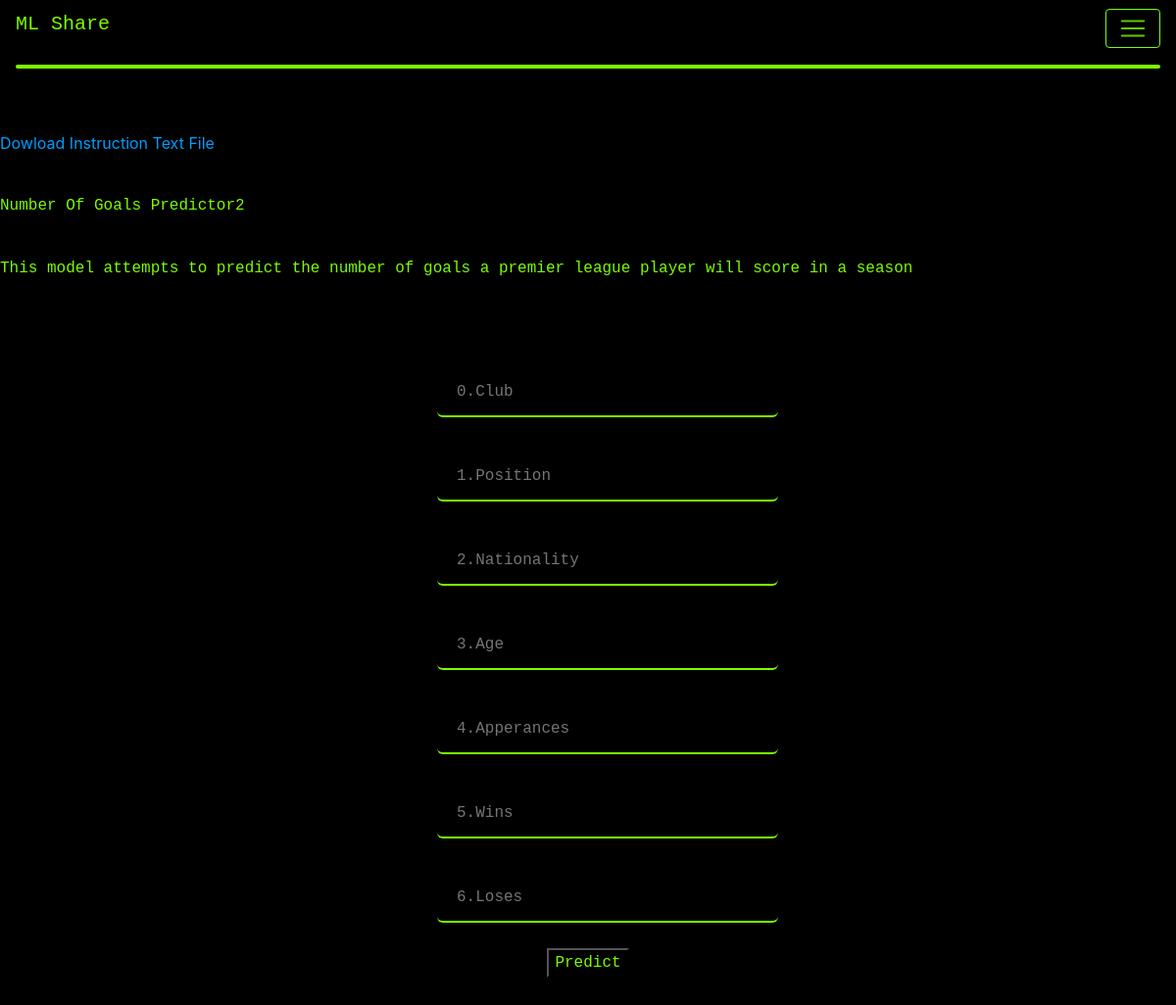
/Number Of Goals Predictor2, run on the app's committed database.
### app.py (models this page shows, shortened)
class models(db.Model):
    _id = db.Column("id", db.Integer, primary_key=True)
    filename = db.Column(db.String(50))
    filedescription = db.Column(db.String(200))
    data = db.Column(db.LargeBinary)
    instructions = db.Column(db.LargeBinary)
    isround = db.Column(db.String(50))
    dictionary = db.Column(db.LargeBinary)
    parameterorder = db.Column(db.String(50))
    numberofparameters = db.Column(db.Integer())

### app.py (the view, shortened to what this page needs)
@app.route("/<name>", methods=["POST", "GET"])
def view_model(name):
    mymodel = models.query.filter_by(filename=name).first()
    text_data = BytesIO(mymodel.dictionary).readlines()
    new_lines = []
    for i in range(0, len(text_data)):
        text_data[i] = text_data[i].strip().decode("utf-8")
        new_lines.append(text_data[i].split(":"))
    just_names = []
    for i in new_lines:
        just_names.append(f"{i[0]},{i[2]}".split(","))
    my_dict = {}
    for n in new_lines:
        my_dict[f"{n[0].lower()},{n[2]}"] = n[1]
    return render_template("viewmodel.html", model=mymodel, parameters=mymodel.parameterorder.split(","), l=mymodel.numberofparameters)

### templates/viewmodel.html (shortened to what this page needs)
{% extends "base.html" %}
{% block content %}
<head>
    <link rel="stylesheet" href="/static/styles/style.css"/>
    </head>
<p>&ensp;</p>
<a href = {{ url_for('download_instruct' ,instructname=model.filename) }}>Dowload Instruction Text File</a>
<p>&ensp;</p>
    <h8>{{model.filename}}</h8>
    <p>&ensp;</p>
    <h8>{{model.filedescription}}</h8>
    <p>&ensp;</p>
    <p>&ensp;</p>
    <form action="" method="post", autocomplete="off", style="text-align: center;">
        <ol>
            {% for i in range(0, l) %}
                <p><input type="text", name={{i}}, placeholder={{i}}.{{parameters[i]}} size="150", required/></p>
            {% endfor %}
        </ol>
        <p><input type="submit" value="Predict"/></p>
    </form>
    <p>&ensp;</p>
{% endblock %}

### static/styles/style.css (style rules this page uses)
input[type=text] { width: 30%; border: none; padding: 12px 20px; border-bottom: 2px solid lawngreen; margin: 10px 0; border-radius: 6px; box-sizing: border-box; background-color: black; transition: width 0.5s ease-in-out; color: grey; }
input[type=submit] { background-color: black; color: lawngreen; }
p { color: grey; font-family: "Lucida Console", "Courier New", "monospace"; }
h8 { color: lawngreen; font-family: "Lucida Console", "Courier New", "monospace"; width: 40%; }
a { color: rgb(0, 157, 255); }

### data on the page
models: filename "Number Of Goals Predictor2", filedescription "This model attempts to predict the number of goals a premier league player will score in a season"
